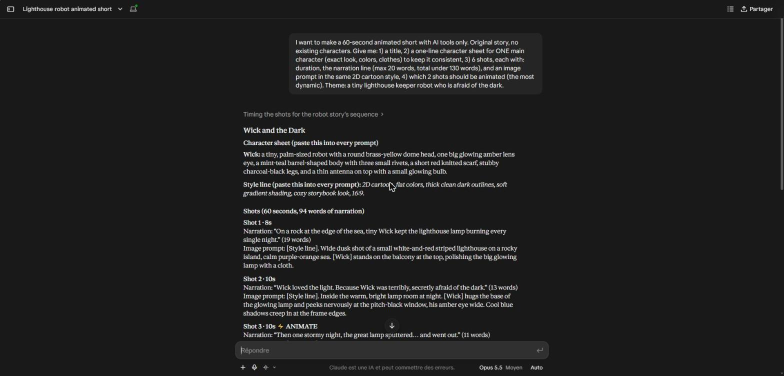
#> input picture episodes/briefai-20/caps/01_claude_script_a.jpg, 1568 x 751 px, given in place of 01_claude_script_a.jpg.jpg, which was not available (shown at 1/2 size)
$ python -i gfx20.py   (imports and definitions only)
#> lines starting #> are read from the running program, lines starting #| are printed output that depends on the picture
# EN4 "I hid a secret instruction in a PDF" — screenshots of the real chats (caps/*.jpg, 1568x751) with camera moves,
# rings, pills, chapter wipes and word-by-word captions. timing.json = {"A1":[a,b], "V":[[a,b] x10], "A2":[a,b]} in vids_export.mp4
import sys, os, json, math, subprocess, re
sys.path.insert(0, '/home/claude/tempo-assets/tools')
from gfx_ai import *
from leap import *
from PIL import Image, ImageDraw, ImageFilter
# [2 lines not run here, left out]
GPT = (16, 163, 127); CLA = (217, 119, 87); GEM = (66, 133, 244); AMB = (255, 190, 60)
AIS = [('ChatGPT', GPT), ('Claude', CLA), ('Gemini', GEM)]
SFX = []

def fin(t, a, d=.4): return max(0., min(1., ease((t - a) / d)))

# ---------- captures ----------
CW, CH = 1568, 751; PH = int(CW * 9 / 16) + 1; PAD = (PH - CH) // 2
def load(name):
#> called with name = 'caps/01_claude_script_a.jpg'
    im = Image.open(f'{EP}/caps/{name}.jpg').convert('RGB')
#> im is the input picture: PIL image 1568x751 RGB; mean R, G, B 32.3, 32.2, 32.3
    if name.startswith('02') or name.startswith('03') or name.startswith('04'):  # Gemini: profile photo bottom-left, sidebar with name/history
        sb = 236 if name.startswith('04') else 48
        reg = im.crop((0, 0, sb, im.height)).filter(ImageFilter.GaussianBlur(16)); im.paste(reg, (0, 0))
    bgi = im.resize((98, 47)).filter(ImageFilter.GaussianBlur(3)).resize((CW, PH), Image.BILINEAR)
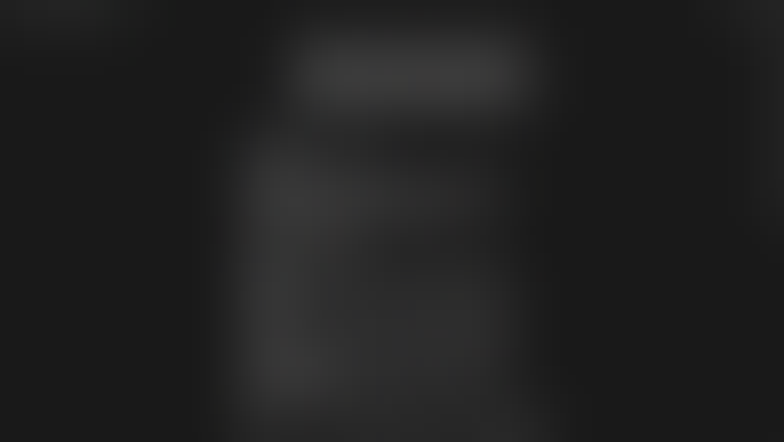
#> bgi: PIL image 1568x883 RGB (shown at 1/2 size); mean R, G, B 32.3, 32.2, 32.3
    bgi = Image.blend(bgi, Image.new('RGB', (CW, PH), (6, 7, 12)), 0.6); bgi.paste(im, (0, PAD)); return bgi
#> after `bgi = Image.blend(bgi, Image.new('RGB', (CW, PH), (6, 7, 12)), 0.6)`:
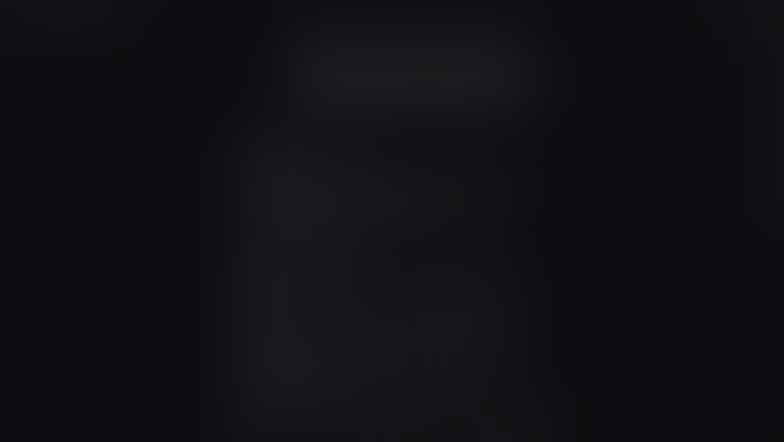
#> bgi: PIL image 1568x883 RGB (shown at 1/2 size); mean R, G, B 16, 16.8, 19.8
#> after `bgi.paste(im, (0, PAD))`:
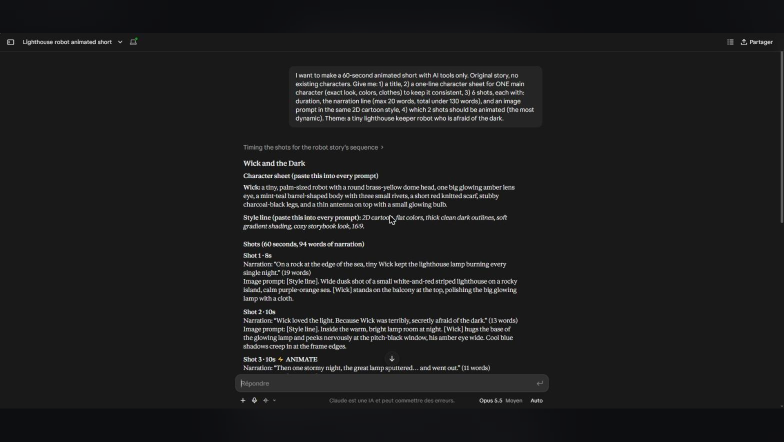
#> bgi: PIL image 1568x883 RGB (shown at 1/2 size); mean R, G, B 29.7, 29.8, 30.3
_C = {}
def C(n):
    if n not in _C: _C[n] = load(n)
    return _C[n]
WIDE = (0, 0, CW, PH)
# [10 lines left out: functions Z, boxat, not called in this run]
class Ctx:
    def __init__(s, box): s.box = box
    def P(s, x, y):
        x0, y0, x1, y1 = s.box; k = W / (x1 - x0); return ((x - x0) * k, (y + PAD - y0) * k)
    def R(s, x0, y0, x1, y1):
        a = s.P(x0, y0); b = s.P(x1, y1); return (a[0], a[1], b[0], b[1])

# ---------- overlays ----------
# [65 lines left out: functions pill, ring, spotlight, badge, topcard, wrapt and 1 more, not called in this run]
# word-by-word captions (timing ∝ characters, Vids voice is steady)
SCRIPT = {}
# [2 lines not run here, left out]
# [25 lines left out: functions captions, wipe, not called in this run]

# ---------- shot renderer (stills + camera) ----------
def enc_open(name):
    return subprocess.Popen(['ffmpeg', '-loglevel', 'error', '-y', '-f', 'rawvideo', '-pix_fmt', 'rgb24', '-s', f'{W}x{H}', '-r', '30', '-i', '-', '-c:v', 'libx264', '-preset', 'fast', '-crf', '18', '-pix_fmt', 'yuv420p', f'{O}/{name}.mp4'], stdin=subprocess.PIPE)
# [21 lines left out: function render_seg, not called in this run]

# ===================== segments =====================

>>> result = load('caps/01_claude_script_a.jpg')
